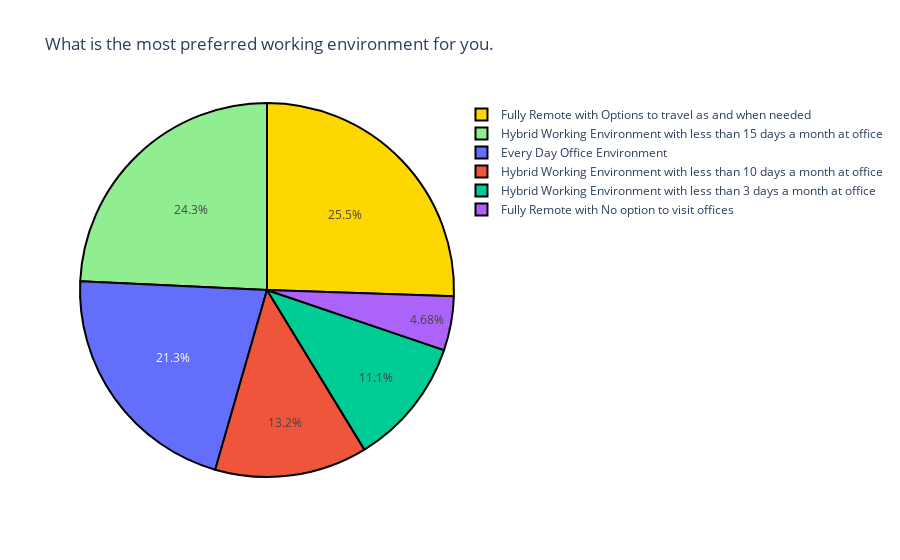

Notebook cell for this chart:
### Code cell
question7 = "What is the most preferred working environment for you."
question7 = data[question7].value_counts()
label = question7.index
counts = question7.values
colors = ['gold', 'lightgreen']
fig = go.Figure(data=[go.Pie(labels=label, values=counts)])
fig.update_layout(title_text = "What is the most preferred working environment for you.")



fig.update_traces(
    hoverinfo='label+percent',
    textinfo='percent',
    textfont_size=12,
    marker=dict(colors=colors, line=dict(color='black', width=2))
)
fig.show()

### Figure 1 — Plotly figure (JSON) as saved in the notebook; plotly's stock layout.template omitted (floating-point values rounded to 4 significant figures)
{"data": [{"hoverinfo": "label+percent", "labels": ["Fully Remote with Options to travel as and when needed", "Hybrid Working Environment with less than 15 days a month at office", "Every Day Office Environment", "Hybrid Working Environment with less than 10 days a month at office", "Hybrid Working Environment with less than 3 days a month at office", "Fully Remote with No option to visit offices"], "marker": {"colors": ["gold", "lightgreen"], "line": {"color": "black", "width": 2}}, "textfont": {"size": 12}, "textinfo": "percent", "type": "pie", "values": [60, 57, 50, 31, 26, 11]}], "layout": {"title": {"text": "What is the most preferred working environment for you."}}}
